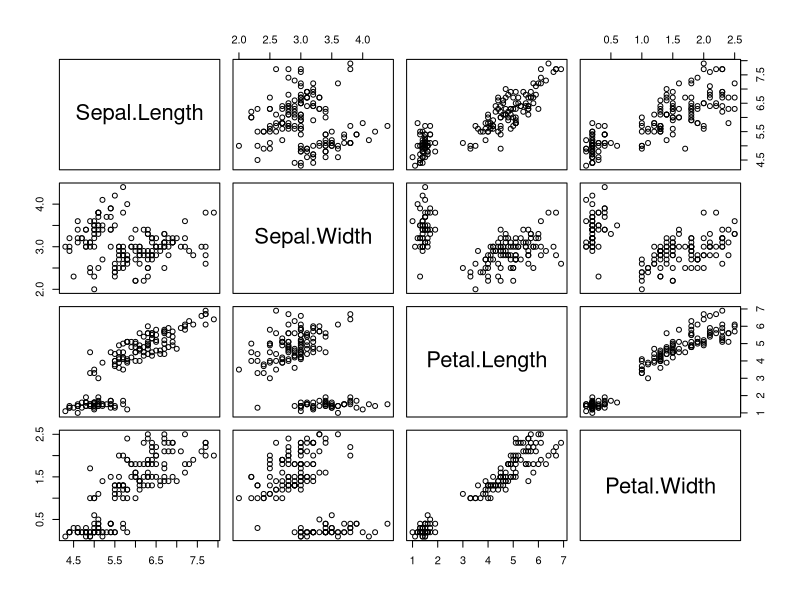

Source code (R):
## ---- chunk 1
str(iris)
## ---- chunk 2
plot(iris[, -5])
